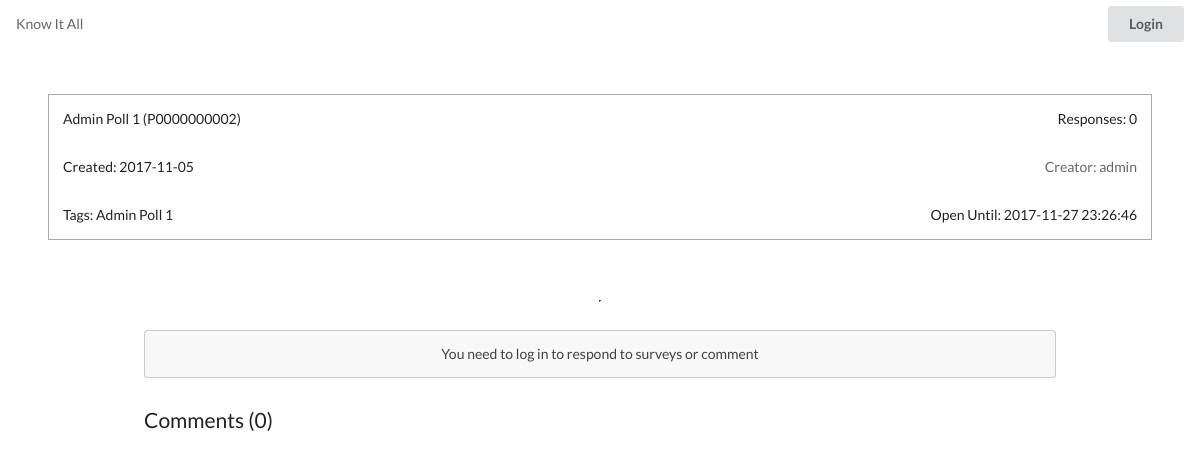
The page /www/knowitall/survey.php?id=P0000000002 on the database its author committed.
### tables this page shows
CREATE TABLE `survey` (
  `survey_id` varchar(45) NOT NULL,
  `survey_title` varchar(1000) NOT NULL,
  `user_id` varchar(45) NOT NULL,
  `rating_average` double NOT NULL,
  `create_time` varchar(45) DEFAULT NULL,
  `survey_tags` varchar(1000) NOT NULL,
  `voter_number` int(45) NOT NULL,
  `close_time` timestamp NOT NULL DEFAULT CURRENT_TIMESTAMP ON UPDATE CURRENT_TIMESTAMP
);

CREATE TABLE `user` (
  `user_id` varchar(45) NOT NULL,
  `usc_email` varchar(45) NOT NULL,
  `usc_id` varchar(45) NOT NULL,
  `password` varchar(100) NOT NULL,
  `user_name` varchar(45) NOT NULL
);

### www/knowitall/survey.php (the view, shortened to what this page needs)
<?php
  $id = $_GET['id'];
  include("database-connector.php");
  $sql = $conn->prepare("SELECT * FROM survey WHERE survey_id = ?;");
  $sql->bind_param('s', $id);
  $sql->execute();
  $ans = $sql->get_result();
  $row = $ans->fetch_assoc();
  $creator = $row["user_id"];
  $sql = $conn->prepare("SELECT user_name FROM user WHERE user_id = ?;");
  $sql->bind_param('s', $creator);
  $sql->execute();
  $ans2 = $sql->get_result();
  $row2 = $ans2->fetch_assoc();
  $creator = $row2['user_name'];
?>
<!DOCTYPE html>
<html lang="en">
  <head>
    <?php include("all-css.php");?>
  </head>
  <body>
    <?php include("small-header.php") ?>
    <article class="ui fluid grid">
      <div class="row search-result">
        <div class="ui fluid grid custom-margin-hor-small custom-margin-vert-small surveycard">
          <div class="twelve wide column"><?php echo $row['survey_title']; ?> (<?php echo $id; ?>)</div>
          <div class="four wide column"><span class="float-right">Responses: <?php echo $row['voter_number'] ?></span></div>
          <div class="eight wide column">Created: <?php echo $row['create_time'] ?></div>
          <div class="eight wide column"><a href="user.php?id=<?php echo $row["user_id"] ?>"><span class="float-right">Creator: <?php echo $creator ?></span></a></div>
          <div class="eight wide column"><span>Tags: <?php echo $row['survey_tags'] ?></span></div>
          <div class="eight wide column"><span class="float-right">Open Until: <?php echo $row['close_time'] ?></span></div>
        </div>
      </div>
      <?php
        if(strcmp(substr($id, 0, 1), "R") == 0){
          include("show-rating-results.php");
        }else if(strcmp(substr($id, 0, 1), "P") == 0){
          include("show-poll-results.php");
        }else{
          header("Location: home-search.php");
        }
      ?>
      <div class="fluid row custom-margin-hor">
        <?php
          if(isset($_SESSION['id'])){
            if(strcmp(substr($id, 0, 1), "R") == 0){
              include("rating-temp.php");
            }else if(strcmp(substr($id, 0, 1), "P") == 0){
              include("poll-temp.php");
            }else{
              header("Location: home-search.php");
            }
          }else{
            include("login-message.php");
          }
          $sql = $conn->prepare("SELECT * FROM survey_comments WHERE survey_id = ? ORDER BY comment_time ASC;");
          $sql->bind_param('s', $id);
          $sql->execute();
          $result = $sql->get_result();
          $j = $result->num_rows;
        ?>
        <div class="ui fluid grid comment-section">
          <span class="header row">Comments (<?php echo $j ?>)</span>
        </div>
      </div>
    </article>
  </body>
</html>

### www/knowitall/style.css (style rules this page uses)
a:not(.signup-link) { display: block; }
a { color: rgba(0, 0, 0, 0.6) }
.float-right { float: right }
.fluid { width: 100% !important; }
.surveycard { border: 1px solid #aaa }
.comment-section span.header { padding: 0; font-size: 1.5rem; font-weight: 500 }
.comment-section .header.row { padding: 0 !important; }
.custom-margin-hor-small { margin-left: 4vw !important; margin-right: 4vw !important; }
.custom-margin-hor { margin-left: 12vw !important; margin-right: 12vw !important; }
.custom-margin-vert-small { margin-top: 4vh !important; margin-bottom: 4vh !important; }
.ui.grid { margin: 0; }

### rows shown on the page
survey: survey_title "Admin Poll 1", voter_number "0", create_time "2017-11-05", survey_tags "Admin Poll 1", close_time "2017-11-27 23:26:46"
user: user_name "admin"

### other values the page prints
$id "P0000000002"
$j "0"
